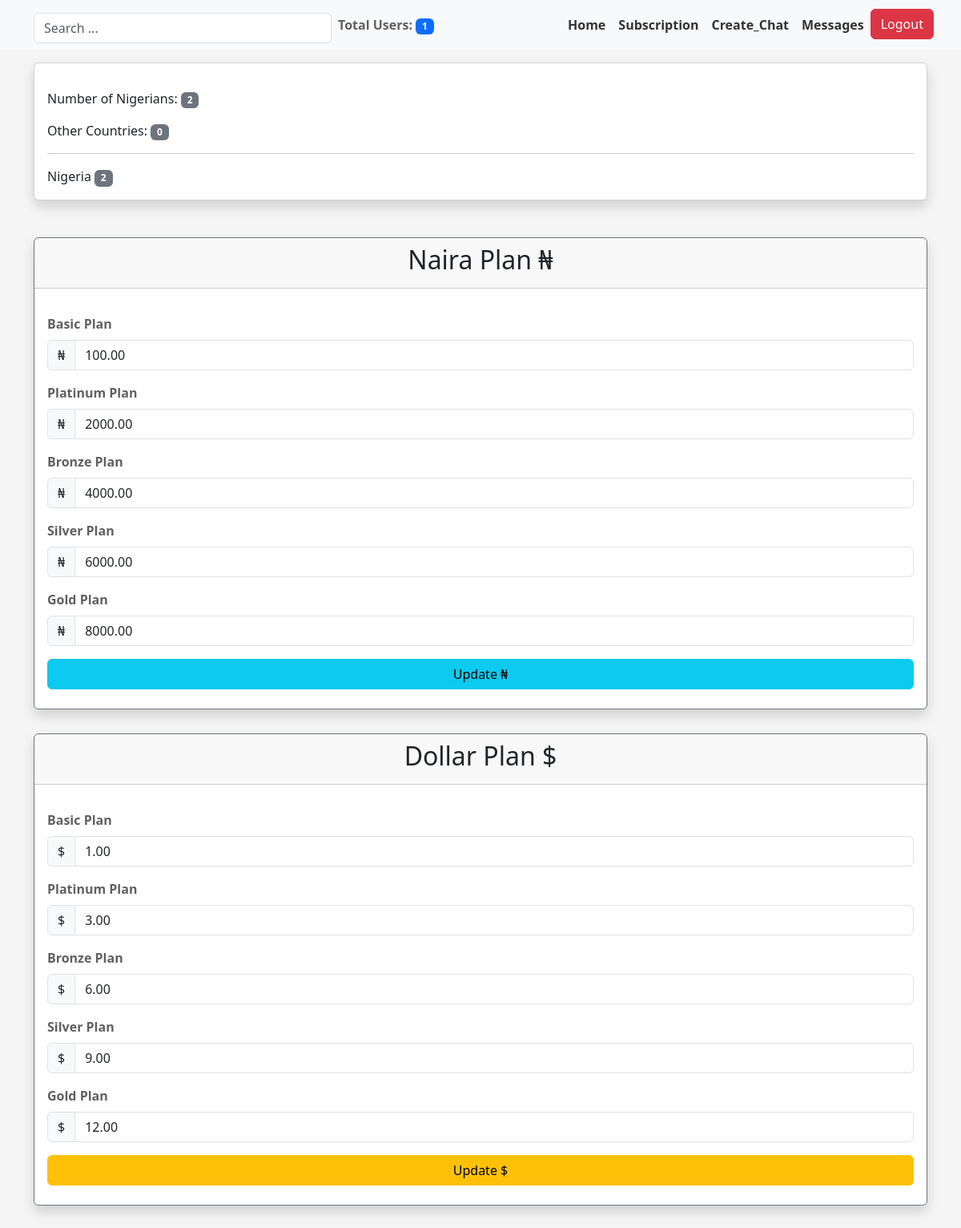
Page /superadmin (signed in) on the earlier database version.
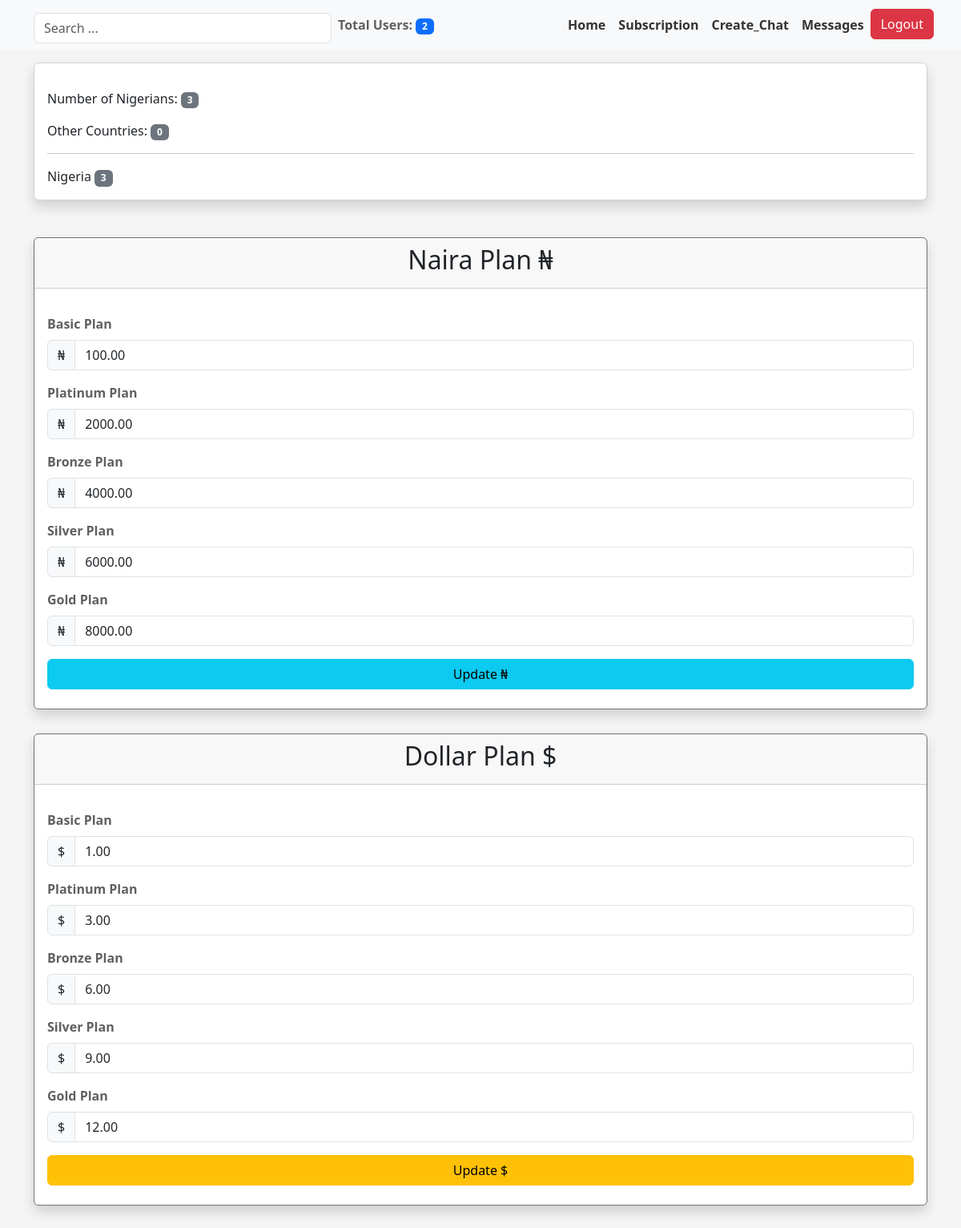
Same page on the later database version.
### myapp/models.py (models this page shows, shortened)
class User(AbstractUser):
    profilepic = models.ImageField(upload_to= 'profilepic', null=True, blank=True, default="avatar.png")
    moredesc = models.TextField(null=True, blank=True)
    businessname = models.CharField(
        max_length=100, unique=True, null=True, blank=True)
    slug = models.SlugField(unique=True, null=True, blank=True)
    country = models.CharField(max_length=100, null=True, blank=True)
    phone = models.CharField(max_length=100, null=True, blank=True)
    meansofid = models.CharField(max_length=100, null=True, blank=True)
    idnumber = models.CharField(max_length=100, null=True, blank=True)
    idpic = models.ImageField(upload_to= 'id', null=True, blank=True)
    qrcode = models.ImageField(null=True, blank=True)
    logo = models.ImageField(null=True, blank=True, default="icon.png")
    currency = models.CharField(max_length=10, null=True, blank=True)
    coins = models.IntegerField(blank=True, null=True, default=0)
    whatsapp = models.CharField(max_length=200, null=True, blank=True)
    updated = models.DateTimeField(auto_now=True, null=True)
    created = models.DateTimeField(auto_now_add=True, null=True)
    subscribed = models.BooleanField(default=False, null=True, blank=True)
    date = models.DateTimeField(default=datetime.now())
    trial_start = models.DateTimeField(null=True, blank=True)
    trial_end = models.DateTimeField(null=True, blank=True)

### myapp/views.py (the view, shortened to what this page needs)
# urls.py: path('superadmin', views.superadmin, name="superadmin"),
@login_required(login_url='superadminlogin')
def superadmin(request):
    if request.user.is_authenticated:
        if request.user.email == 'admin@admin.com':
            users = User.objects.all()
            number = users.count() - 1  # Total number of users
            other_country = 0
            nigeria = 0
            usercountry = User.objects.values('country').annotate(
                count=Count('country')).order_by('country')
            for country_data in usercountry:
                country = country_data['country']
                count = country_data['count']
                if country is not None:
                    if country.lower() == 'nigeria':
                        nigeria += count
                    else:
                        other_country += count
            nairaGold = NairaSubscriptionPlan.objects.get(plan_type='Gold')
            nairaSilver = NairaSubscriptionPlan.objects.get(plan_type='Silver')
            nairaBronze = NairaSubscriptionPlan.objects.get(plan_type='Bronze')
            nairaPlatinum = NairaSubscriptionPlan.objects.get(
                plan_type='Platinum')
            nairaBasic = NairaSubscriptionPlan.objects.get(plan_type='Basic')
            dollarGold = DollarSubscriptionPlan.objects.get(plan_type='Gold')
            dollarSilver = DollarSubscriptionPlan.objects.get(
                plan_type='Silver')
            dollarBronze = DollarSubscriptionPlan.objects.get(
                plan_type='Bronze')
            dollarPlatinum = DollarSubscriptionPlan.objects.get(
                plan_type='Platinum')
            dollarBasic = DollarSubscriptionPlan.objects.get(
                plan_type='Basic')
            context = {
                'users': users,
                'number': number,
                'nigeria': nigeria,
                'usercountry': usercountry,  # Updated usercountry list with counts
                'othercountry': other_country,
                'nairaGold': nairaGold,
                'nairaSilver': nairaSilver,
                'nairaBronze': nairaBronze,
                'nairaPlatinum': nairaPlatinum,
                'nairaBasic': nairaBasic,
                'dollarGold': dollarGold,
                'dollarSilver': dollarSilver,
                'dollarBronze': dollarBronze,
                'dollarPlatinum': dollarPlatinum,
                'dollarBasic': dollarBasic,
            }
        else:
            return redirect('superadminlogin')
    else:
        return redirect('superadminlogin')
    return render(request, 'myapp/superadmin.html', context)

### myapp/templates/myapp/superadmin.html (shortened to what the changed rows need)
{% extends 'superadminwrapper.html' %}
{% load static %}
{% block content %}
<div class="container">
    <div class="row my-3 g-0">
        <div class="card shadow">
            <div class="card-body">
                <label for="card-label" class="card-label mt-3">Number of Nigerians:
                    <span class="badge bg-secondary">{{ nigeria }}</span>
                </label>
                <br>
                <label for="card-label" class="card-label mt-3">Other Countries:
                    <span class="badge bg-secondary">{{ othercountry }}</span>
                </label>
                <br>
                <hr>
                {% for country_data in usercountry %}
                {{ country_data.country }}
                <span class="badge bg-secondary">{{ country_data.count }}</span>
                <br>
                {% endfor %}
            </div>
        </div>
    </div>
    <div class="row">
        <form action="" method="POST">
            <div class="card shadow border-secondary">
                <div class="card-header text-center">
                    <h2> Naira Plan ₦</h2>
                </div>
            </div>
        </form>
        <form action="" method="POST">
            <div class="card shadow border-secondary">
                <div class="card-header text-center">
                    <h2> Dollar Plan $</h2>
                </div>
            </div>
        </form>
    </div>
</div>
{% endblock content %}

Differences in the rows shown:
changed User "Nigeria": count "2" → "3"
Other differences:
{{ number }}: "1" → "2"
{{ nigeria }}: "2" → "3"
